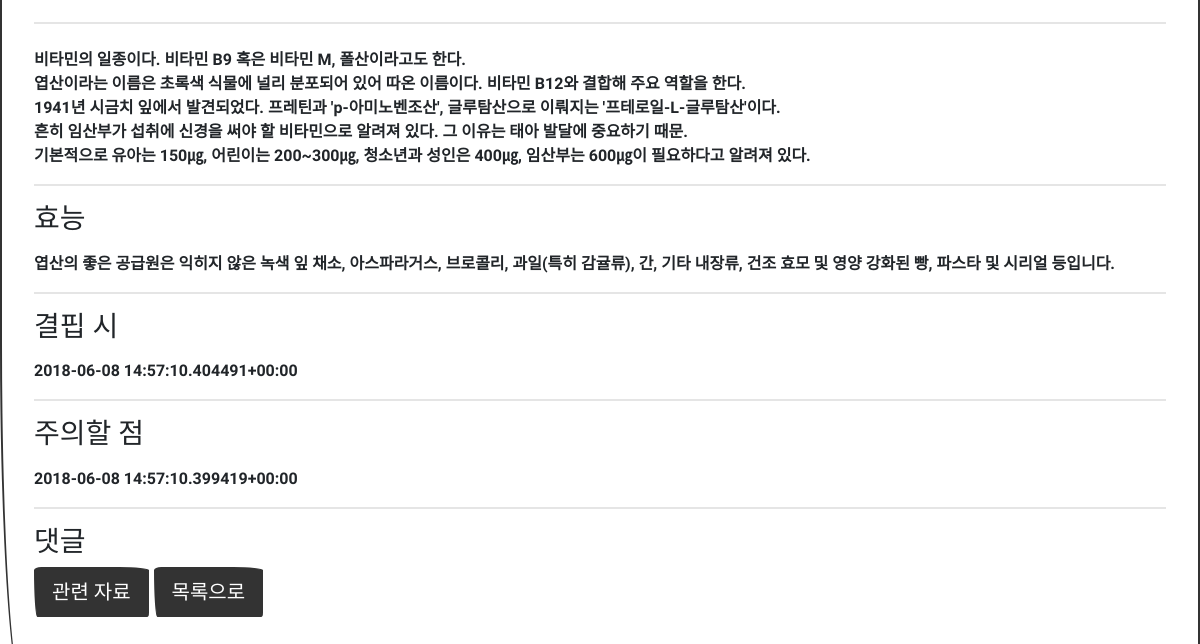
Before: /pills/pill_detail/2/ (lower part) with the older database file.
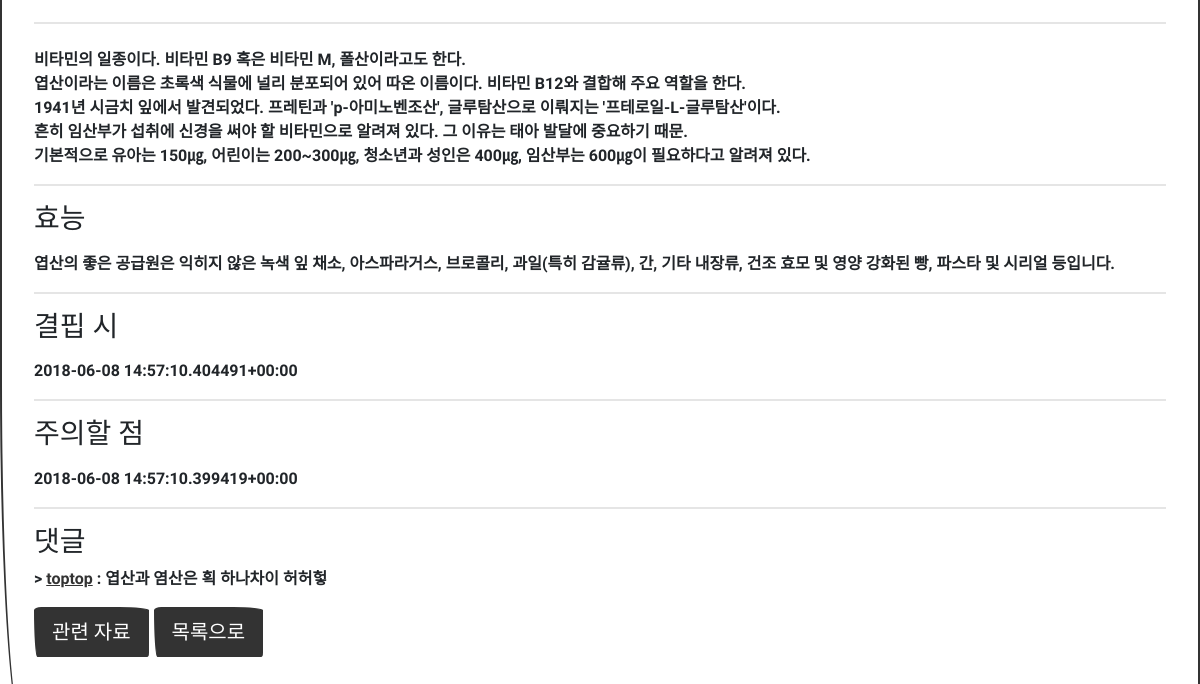
After: the same page with the newer database file.
### pills/models.py (models this page shows, shortened)
class Comment(models.Model):
	pills 		= models.ForeignKey(Pills)
	author 		= models.ForeignKey(settings.AUTH_USER_MODEL)
	content 	= models.TextField(max_length=1000, null=False)
	created_at	= models.DateTimeField(auto_now_add=True)
	updated_at 	= models.DateTimeField(auto_now=True)
	class Meta:
		ordering = ['-id']	# 코멘트의 id값 순, 즉 순서대로 보여줌

### pills/views.py (the view)
# urls.py: url(r'^pill_detail/(?P<pk>\d+)/$', PillDetailView.as_view(), name='pill_detail'),
class PillDetailView(DetailView):
	model = Pills
	template_name = 'pills/pill_detail.html'

### pills/models.py (called while the page is built)
	@property
	def like_count(self):
		return self.like_user_set.count()

### pills/templates/pills/pill_detail.html (shortened to what this page needs)
{% extends "base.html" %}
{% block content %}
<div class="jumbotron">
  <hr class="my-4">
  <p>{{ object.description|linebreaks }}</p>
	<hr/>
	<h3>효능</h3>
	<p>{{ pills.benefit|linebreaks }}</p>
	<hr/>
	<h3>결핍 시</h3>
	<p>{{ pills.shortage|linebreaks }}</p>
	<hr/>
	<h3>주의할 점</h3>
	<p>{{ pills.careful|linebreaks }}</p>
	<hr/>
  <h3>댓글</h3>
  {% for comment in pills.comment_set.all %}
    <p> > <a href="{% url 'profiles:user_profile' comment.author.pk %}">{{ comment.author }}</a> : {{ comment.content }}</p>
  {% endfor %}
  <p class="lead">
    <a class="btn btn-primary btn-lg" href="#" role="button">관련 자료</a>
    <a class="btn btn-primary btn-lg" href="#" role="button">목록으로</a>
  </p>
</div>
{% endblock %}

Changed rows visible on the page:
added Comment: author "toptop", content "엽산과 염산은 획 하나차이 허허헣"
